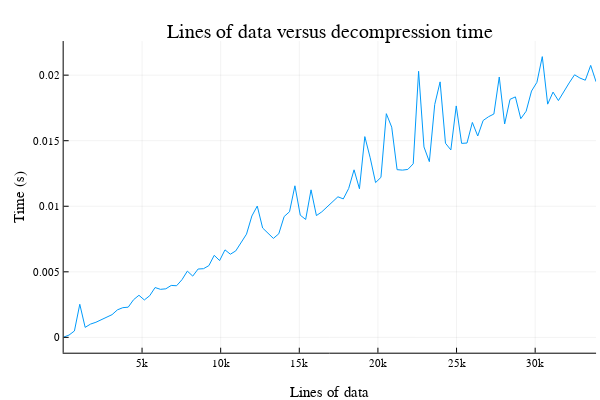

Notebook cell for this chart:
### Code cell
fig2 = plot(df."Lines of Data", df."Decompress Time (s)");
xlabel!("Lines of data");
ylabel!("Time (s)")
title!("Lines of data versus decompression time")
display(fig2);

### Figure 1 — Plotly figure (JSON) as saved in the notebook; plotly's stock layout.template omitted (floating-point values rounded to 4 significant figures)
{"data": [{"colorbar": {"title": ""}, "legendgroup": "", "line": {"color": "rgba(0, 154, 250, 1.000)", "dash": "solid", "shape": "linear", "width": 1}, "mode": "lines", "name": "", "showlegend": false, "type": "scatter", "x": [15, 357, 699, 1041, 1383, 1725, 2067, 2409, 2751, 3093, 3435, 3777, 4119, 4461, 4803, 5145, 5487, 5829, 6171, 6513, 6855, 7197, 7539, 7881, 8223, 8565, 8907, 9249, 9591, 9933, 10275, 10617, 10959, 11301, 11643, 11985, 12327, 12669, 13011, 13353, 13695, 14037, 14379, 14721, 15063, 15405, 15747, 16089, 16431, 16773, 17115, 17457, 17799, 18141, 18483, 18825, 19167, 19509, 19851, 20193, 20535, 20877, 21219, 21561, 21903, 22245, 22587, 22929, 23271, 23613, 23955, 24297, 24639, 24981, 25323, 25665, 26007, 26349, 26691, 27033, 27375, 27717, 28059, 28401, 28743, 29085, 29427, 29769, 30111, 30453, 30795, 31137, 31479, 31821, 32163, 32505, 32847, 33189, 33531, 33873], "xaxis": "x", "y": [1.884e-05, 0.000175, 0.000488, 0.002524, 0.0007629, 0.001013, 0.001153, 0.001343, 0.001537, 0.001733, 0.0021, 0.002265, 0.002303, 0.002872, 0.003211, 0.002853, 0.003178, 0.003801, 0.003663, 0.003704, 0.003961, 0.003938, 0.004398, 0.005053, 0.004673, 0.005214, 0.005238, 0.00547, 0.006259, 0.005858, 0.006674, 0.006343, 0.006594, 0.007272, 0.007874, 0.009259, 0.01002, 0.008342, 0.007942, 0.007549, 0.007901, 0.009216, 0.009582, 0.01156, 0.009321, 0.008992, 0.01125, 0.009289, 0.009574, 0.009958, 0.01037, 0.01072, 0.01056, 0.01136, 0.01278, 0.01133, 0.01531, 0.0137, 0.01181, 0.0122, 0.01706, 0.01603, 0.01279, 0.01276, 0.01281, 0.01324, 0.02029, 0.01452, 0.0134, 0.01776, 0.01949, 0.01481, 0.01429, 0.01765, 0.0148, 0.01482, 0.01639, 0.01536, 0.01654, 0.01683, 0.01704, 0.01986, 0.01627, 0.01815, 0.01834, 0.01668, 0.01725, 0.01879, 0.01945, 0.02141, 0.01779, 0.01871, 0.01806, 0.01878, 0.01941, 0.02003, 0.01978, 0.01961, 0.02075, 0.0195], "yaxis": "y", "zmax": null, "zmin": null}], "layout": {"annotations": [{"font": {"color": "rgba(0, 0, 0, 1.000)", "family": "sans-serif", "size": 20}, "rotation": 0, "showarrow": false, "text": "Lines of data versus decompression time", "x": 0.5498, "xanchor": "center", "xref": "paper", "y": 1, "yanchor": "top", "yref": "paper"}], "height": 400, "legend_position": {"bgcolor": "rgba(255, 255, 255, 1.000)", "bordercolor": "rgba(0, 0, 0, 1.000)", "borderwidth": 1, "font": {"color": "rgba(0, 0, 0, 1.000)", "family": "sans-serif", "size": 11}, "title": {"font": {"color": "rgba(0, 0, 0, 1.000)", "family": "sans-serif", "size": 15}, "text": ""}, "tracegroupgap": 0, "traceorder": "normal", "x": 1, "xanchor": "auto", "y": 1, "yanchor": "auto"}, "margin": {"b": 20, "l": 0, "r": 0, "t": 20}, "paper_bgcolor": "rgba(255, 255, 255, 1.000)", "plot_bgcolor": "rgba(255, 255, 255, 1.000)", "showlegend": true, "width": 600, "xaxis": {"anchor": "y", "domain": [0.1061, 0.9934], "gridcolor": "rgba(0, 0, 0, 0.100)", "gridwidth": 0.5, "linecolor": "rgba(0, 0, 0, 1.000)", "mirror": false, "showgrid": true, "showline": true, "showticklabels": true, "tickangle": 0, "tickcolor": "rgb(0, 0, 0)", "tickfont": {"color": "rgba(0, 0, 0, 1.000)", "family": "sans-serif", "size": 11}, "ticks": "inside", "title": "Lines of data", "titlefont": {"color": "rgba(0, 0, 0, 1.000)", "family": "sans-serif", "size": 15}, "type": "-", "visible": true, "zeroline": false, "zerolinecolor": "rgba(0, 0, 0, 1.000)"}, "yaxis": {"anchor": "x", "domain": [0.07581, 0.9415], "gridcolor": "rgba(0, 0, 0, 0.100)", "gridwidth": 0.5, "linecolor": "rgba(0, 0, 0, 1.000)", "mirror": false, "showgrid": true, "showline": true, "showticklabels": true, "tickangle": 0, "tickcolor": "rgb(0, 0, 0)", "tickfont": {"color": "rgba(0, 0, 0, 1.000)", "family": "sans-serif", "size": 11}, "ticks": "inside", "title": "Time (s)", "titlefont": {"color": "rgba(0, 0, 0, 1.000)", "family": "sans-serif", "size": 15}, "type": "-", "visible": true, "zeroline": false, "zerolinecolor": "rgba(0, 0, 0, 1.000)"}}}
